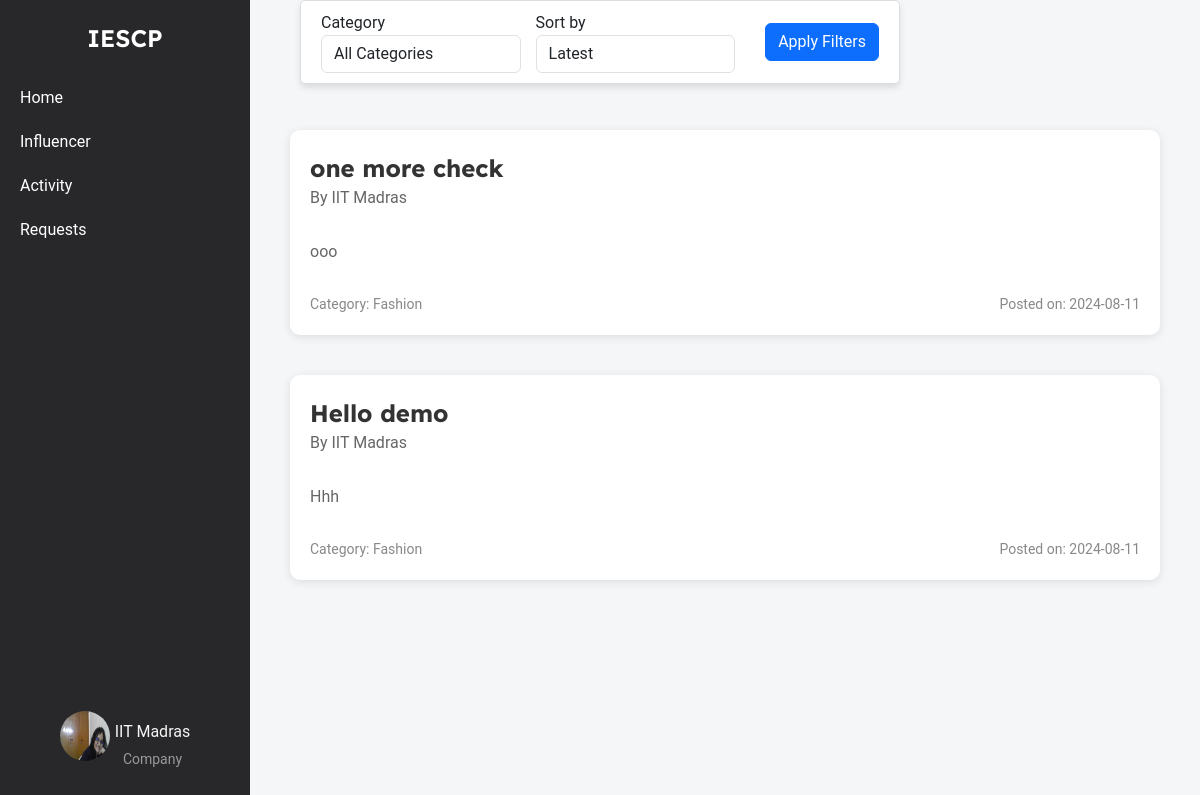
/company/home (signed in), run on an earlier commit of the app's database.
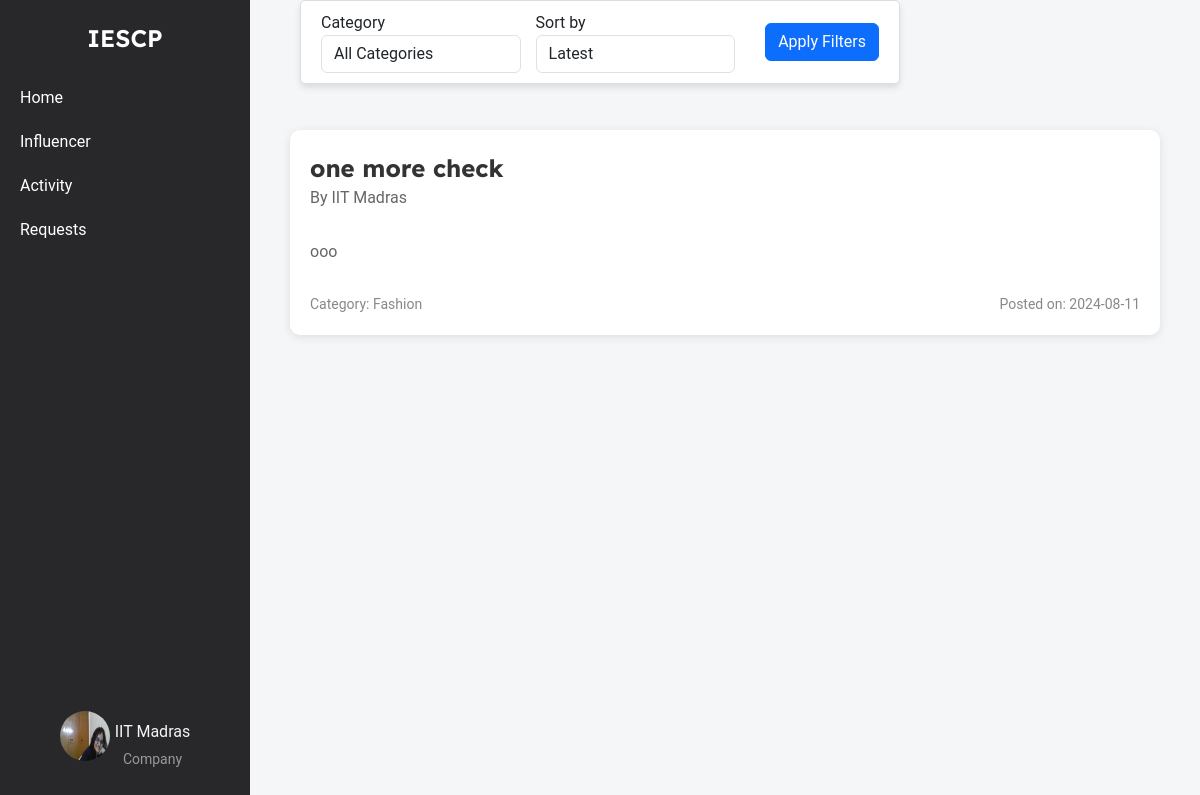
And on a later commit of the database.
### models.py (models this page shows, shortened)
class Campaign(db.Model):
    __tablename__ = 'campaign'
    id = db.Column(db.Integer, primary_key=True)
    title = db.Column(db.String(200), nullable=False)
    description = db.Column(db.Text, nullable=False)
    budget = db.Column(db.Float, nullable=False)
    start_date = db.Column(db.Date, nullable=False)
    end_date = db.Column(db.Date, nullable=False)
    company_id = db.Column(db.Integer, db.ForeignKey('company.id'), nullable=False)
    admin_id = db.Column(db.Integer, db.ForeignKey('admin.id'), nullable=False, default=1)
    status = db.Column(db.String(50), nullable=False, default='pending')
    category = db.Column(db.String(255), nullable=False)
    created_at = db.Column(db.DateTime, nullable=False, default=datetime.utcnow)
    visibility = db.Column(db.String(50), nullable=False, default='public')
    influencers = db.relationship('Influencer', secondary=influencer_campaign_association, back_populates='campaigns')
    is_flag = db.Column(db.Boolean, nullable=False, default=False)

class Company(db.Model):
    __tablename__ = 'company'
    id = db.Column(db.Integer, primary_key=True)
    company_name = db.Column(db.String(100), nullable=False)
    username = db.Column(db.String(50), unique=True, nullable=False)
    email = db.Column(db.String(120), unique=True, nullable=False)
    password_hash = db.Column(db.String(128), nullable=False)
    phone_number = db.Column(db.String(20), nullable=False)
    address = db.Column(db.String(200), nullable=False)
    industry = db.Column(db.String(100), nullable=False)
    other_industry = db.Column(db.String(100), nullable=True)
    website = db.Column(db.String(200), nullable=False)
    description = db.Column(db.Text, nullable=False)
    social_media_link = db.Column(db.String(200), nullable=False)
    logo = db.Column(db.String(200), nullable=False)
    campaigns = db.relationship('Campaign', backref='company', lazy=True)

### company_routes.py (the view)
@app.route('/company/home', methods=['GET'])
@company_auth_required
def company_home():
    user = Company.query.get(session['company_id'])
    selected_category = request.args.get('category', '')
    selected_sort = request.args.get('sort', 'latest')
    campaigns_query = Campaign.query.filter_by(visibility='public').filter(Campaign.is_flag == False).filter(Campaign.status != 'done')
    if selected_category:
        campaigns_query = campaigns_query.filter_by(category=selected_category)
    if selected_sort == 'oldest':
        campaigns = campaigns_query.order_by(Campaign.created_at.asc()).all()
    else:
        campaigns = campaigns_query.order_by(Campaign.created_at.desc()).all()
    categories = [
        "Fashion",
        "Beauty",
        "Fitness and health",
        "Travel",
        "Food and beverage",
        "Lifestyle",
        "Finance",
        "Automotive",
        "Entertainment",
        "Education",
        "Business",
        "Art and design",
        "Sports",
        "Sustainability and environmental",
        "Politics and social issues"
    ]
    return render_template('company_home.html', campaigns=campaigns, categories=categories, selected_category=selected_category, selected_sort=selected_sort, user=user)

### company_routes.py (called while the page is built)
def company_auth_required(func):
    @wraps(func)
    def func3(*args, **kwargs):
        if 'company_id' in session:
            return func(*args, **kwargs)
        else:
            flash("Please login first")
            return redirect(url_for('company_login'))
    return func3

### templates/company_home.html (shortened to what this page needs)
{% extends 'layout.html' %}
{% block content %}
    <div class="container-box">
        <div class="sidebar">
            <div class="logo">IESCP</div>
            <ul>
                <li><a href="{{url_for('company_home')}}">Home</a></li>
                <li><a href="{{url_for('influencer_search')}}">Influencer</a></li>
                <li><a href="{{url_for('company_activity')}}">Activity</a></li>
                <li><a href="{{url_for('company_requests')}}">Requests</a></li>
            </ul>
            <div class="profile">
                <a href="{{url_for('company_dashboard')}}">
                    <img src="{{ url_for('static', filename='profile_upload/company/' + user.username + '/' + user.logo) }}" alt="Profile Picture">
                    <div class="profile-name-category">
                        <span class="company_name">{{ user.company_name }}</span>
                        <span class="category">Company</span>
                    </div>
                </a>
            </div>
        </div>
        <div class="content">
            <div class="filter-container">
                <form method="GET" action="" class="form-inline">
                    <div class="form-group">
                        <label for="category" class="mr-2">Category</label>
                        <select name="category" id="category" class="form-control">
                            <option value="">All Categories</option>
                        </select>
                    </div>
                    <div class="form-group">
                        <label for="sort" class="mr-2">Sort by</label>
                        <select name="sort" id="sort" class="form-control">
                            <option value="latest" {% if selected_sort == 'latest' %}selected{% endif %}>Latest</option>
                        </select>
                    </div>
                    <button type="submit" class="btn btn-primary">Apply Filters</button>
                </form>
            </div>
            <div class="campaign-list">
                {% for campaign in campaigns %}
                    <div class="campaign">
                        <div class="campaign-main-details">
                            <div class="campaign-title">
                                <a href="{{ url_for('campaign_view', campaign_id=campaign.id) }}">{{ campaign.title }}</a>
                                <p>By {{ campaign.company.company_name }}</p>
                            </div>
                        </div>
                        <div class="campaign-details">
                            <p>{{ campaign.description }}</p>
                        </div>
                        <div class="campaign-meta">
                            <span>Category: {{ campaign.category }}</span>
                            <span>Posted on: {{ campaign.created_at.strftime('%Y-%m-%d') }}</span>
                        </div>
                    </div>
                {% endfor %}
            </div>
        </div>
    </div>
{% endblock %}

What changed in the data, as far as the page shows it:
no longer on this page (row edited): Campaign: title "Hello demo", company.company_name "IIT Madras", description "Hhh", category "Fashion", created_at "2024-08-11"
